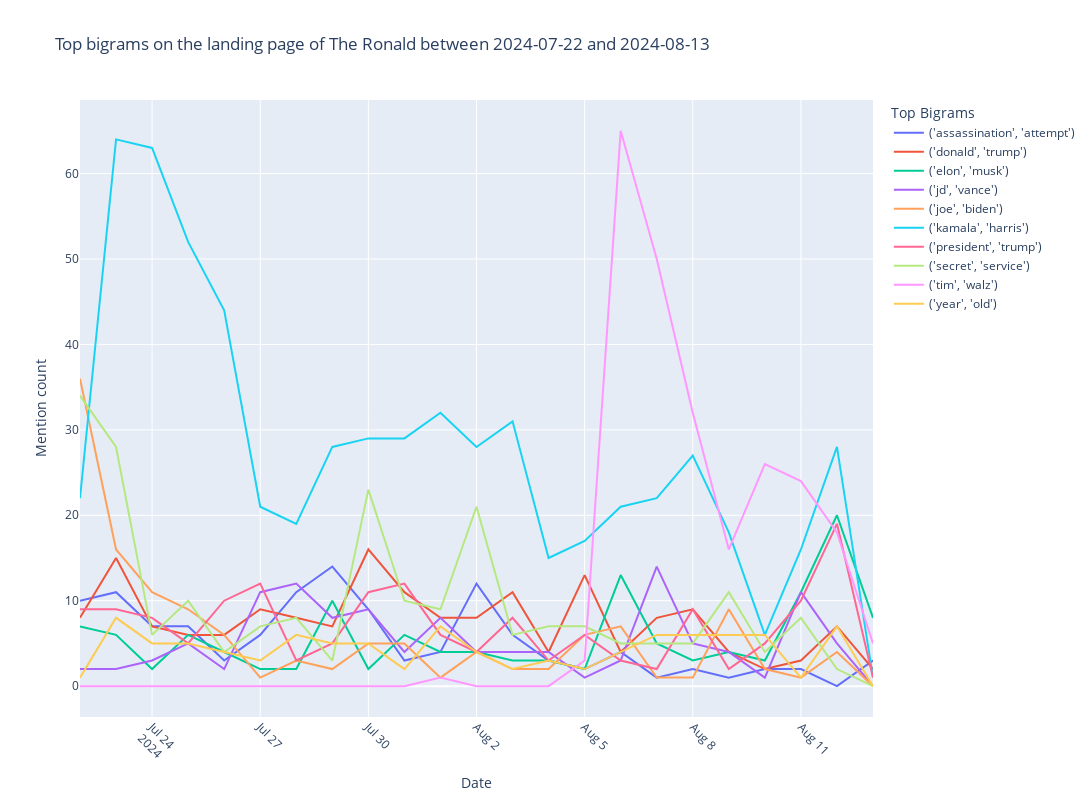

Notebook code for this chart:
### Code cell
# create interactive charts with Plotly

import plotly.graph_objs as go

def ngram_time_series_interactive(num, start_date, end_date, top_n=None):
    ngrams_df = new_ngram_generator(num=num, start_date=start_date, end_date=end_date, top_n=None)

    ngrams_df['date'] = pd.to_datetime(ngrams_df['date'])

    ngrams_counts = ngrams_df.groupby([ngrams_df['date'].dt.to_period('d'), 'ngram']).size().reset_index(name='count')

    top_ngrams = ngrams_counts.groupby('ngram')['count'].sum().nlargest(top_n).index

    top_ngrams_counts = ngrams_counts[ngrams_counts['ngram'].isin(top_ngrams)]

    top_ngram_pivot = top_ngrams_counts.pivot(index='date', columns='ngram', values='count').fillna(0)

    top_ngram_pivot.index = top_ngram_pivot.index.to_timestamp()

    fig = go.Figure()

    for ngram in top_ngram_pivot.columns:
        fig.add_trace(go.Scatter(
            x=top_ngram_pivot.index, 
            y=top_ngram_pivot[ngram], 
            mode='lines', 
            name=str(ngram)))

    fig.update_layout(
        width=1400,
        height=800,
        title=f'Top bigrams on the landing page of The Ronald between {start_date} and {end_date}',
        xaxis_title='Date',
        yaxis_title='Mention count',
        xaxis=dict(tickangle=45),
        legend_title_text='Top Bigrams'
    )

    fig.show()

num = 2
start_date = '2024-07-22'
end_date='2024-08-13'
top_n = 10
ngram_time_series_interactive(num=num, start_date=start_date, end_date=end_date, top_n=top_n)
